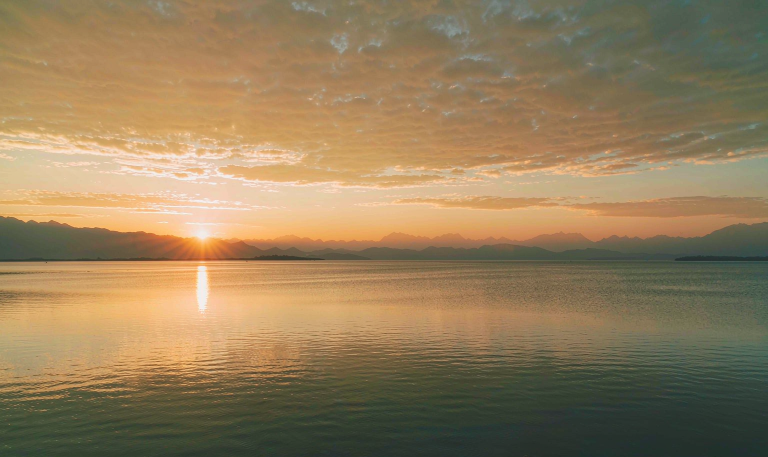
#> input picture project/frontend/media/scene_lakeside.png, 1536 x 914 px, found by its file name (shown at 1/2 size)
$ python gen_noshadow_band.py
#> lines starting #> are read from the running program, lines starting #| are printed output that depends on the picture
# -*- coding: utf-8 -*-
"""生成 06 GROUND 章节用的「无阴影」脚部条带（与 detail_feet.jpg 像素对齐）。

复刻 tools/compose_stage.py 的 build(with_shadow=False, with_grade=True) 基线，
再按 detail_feet.jpg 同一裁切框 (253, 418, 1283, 914) 输出。
"""
import os
import numpy as np
from PIL import Image

M = r"G:\myself\作业\生产实习\imagecompose-site\media"

scene = Image.open(os.path.join(M, "scene_lakeside.png")).convert("RGB")
#> scene is the input picture: PIL image 1536x914 RGB; mean R, G, B 147.4, 125.4, 91.1
W, H = scene.size
#> W = 1536; H = 914
sub = Image.open(os.path.join(M, "subject_alpha.png")).convert("RGBA")
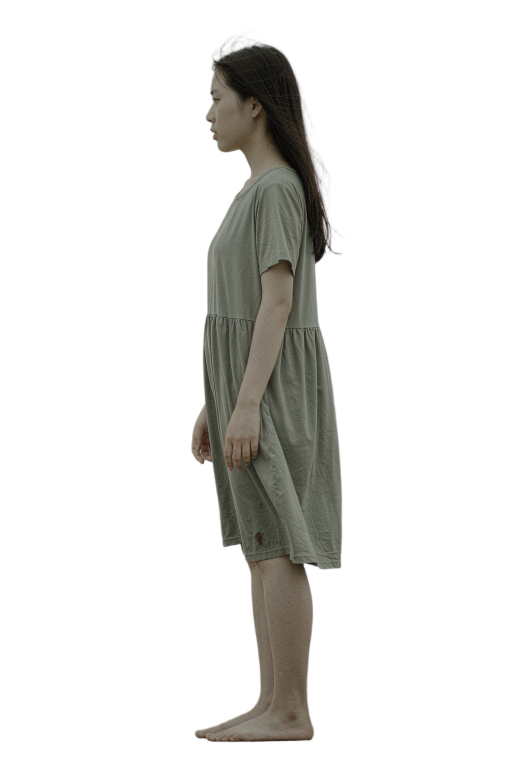
#> input picture project/frontend/media/subject_alpha.png, 1024 x 1536 px, found by its file name (shown at 1/2 size)
#> sub is the input picture: PIL image 1024x1536 RGBA; mean R, G, B, A 139.9, 141.9, 132.1, 43.5
sub = sub.crop(sub.getchannel("A").getbbox())
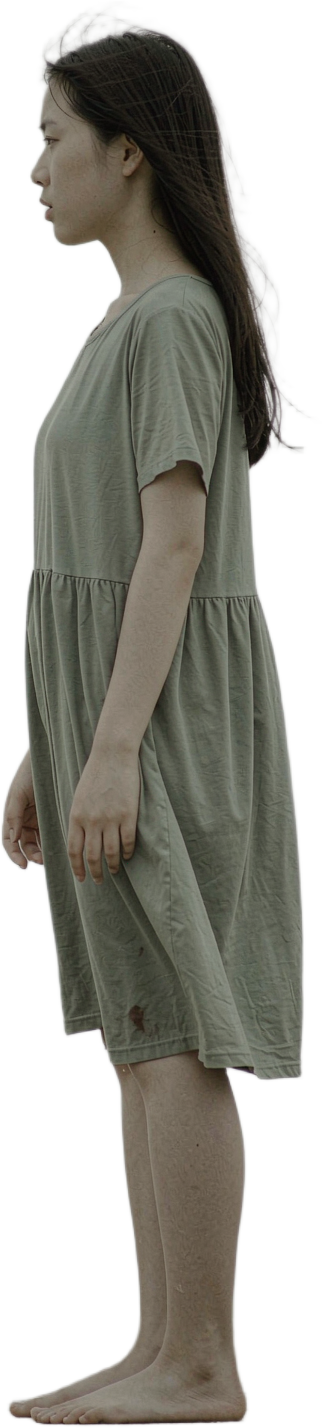
#> sub: PIL image 322x1428 RGBA; mean R, G, B, A 120, 120.1, 109.1, 148.8; transparent parts drawn white
SH = 700
SW = int(sub.width * SH / sub.height)
#> SW = 157
s = sub.resize((SW, SH), Image.LANCZOS)
FEET_Y, CX = 872, 700
px, py = int(CX - SW / 2), int(FEET_Y - SH)
#> px = 621; py = 172


def grade(img, strength=1.0):
#> called with strength = 0.85
    a = np.asarray(img).astype(np.float32)
    w, h = img.size
#> w = 157; h = 700
    xs = np.linspace(0, 1, w)[None, :, None]
#> xs = 157 values from 0 to 1
    warm = np.array([1.26, 1.02, 0.74], dtype=np.float32)
    cool = np.array([0.78, 0.86, 0.98], dtype=np.float32)
    k = np.clip(xs * 1.25, 0, 1)
#> k = 157 values from 0 to 1
    g = warm * (1 - k) + cool * k
    f = 1 + strength * (g - 1)
    rgb = np.clip(a[:, :, :3] * f, 0, 255)
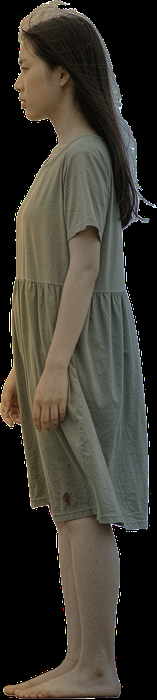
#> rgb: shape (700, 157, 3) float64; mean R, G, B 60.6, 57.1, 48.5
    return Image.fromarray(
        np.concatenate([rgb, a[:, :, 3:4]], axis=2).astype(np.uint8), "RGBA")
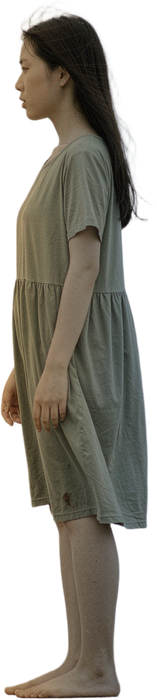
#> returned value: PIL image 157x700 RGBA; mean R, G, B, A 60.3, 56.8, 48.2, 148.8; transparent parts drawn white


canvas = scene.copy()
s2 = grade(s, 0.85)
canvas.paste(s2, (px, py), s2)
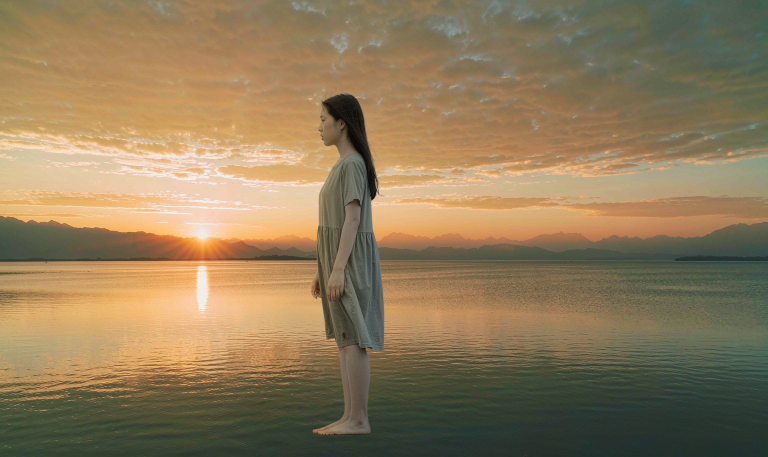
#> canvas: PIL image 1536x914 RGB (shown at 1/2 size); mean R, G, B 143.5, 122.9, 89.9
band = canvas.crop((253, 418, 1283, 914))
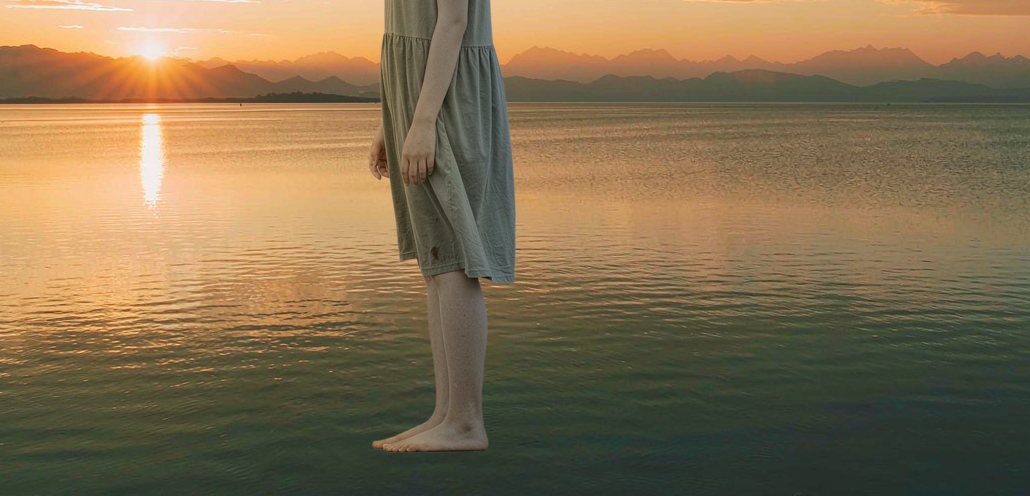
#> band: PIL image 1030x496 RGB; mean R, G, B 132, 111.2, 79.9
band.save(os.path.join(M, "detail_feet_noshadow.jpg"), "JPEG", quality=93, optimize=True)
print("detail_feet_noshadow", band.size)
#| detail_feet_noshadow (1030, 496)
